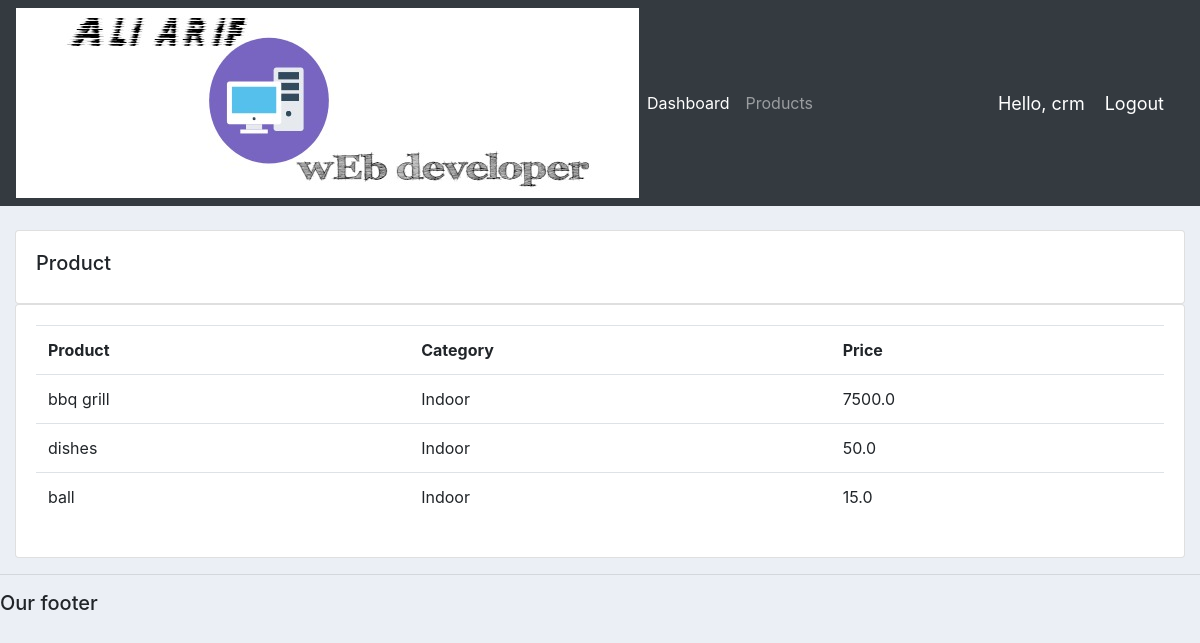
/product/ (signed in), run on the app's committed database.
### accounts/models.py (models this page shows, shortened)
class Product(models.Model):
    CATEGORY = (
            ('Indoor', 'Indoor'),
            ('Outdoor', 'Outdoor'),
    )
    name = models.CharField(max_length=200, null=True)
    price = models.FloatField(null=True)
    category = models.CharField(max_length=200, null=True, choices=CATEGORY)
    description =models.CharField(max_length=200, null=True, blank=True)
    date_created = models.DateTimeField(auto_now_add=True, null=True)
    tags = models.ManyToManyField(Tag)

### accounts/decorators.py (the view)
        def wrapper_func(request, *args, **kwargs):
            group = None
            if request.user.groups.exists():
                group = request.user.groups.all()[0].name
            if group in allowed_roles:
                return view_func(request, *args, **kwargs)
            else:
                return HttpResponse('You are not authorized to view this page')

### accounts/views.py (called while the page is built)
@login_required(login_url='login')
@allowed_users(allowed_roles=['admin'])
def product(request):
    products = Product.objects.all()
    return render(request, 'accounts/product.html', {'products':products})

### accounts/templates/accounts/product.html
{%  extends 'accounts/main.html' %}
{% block content %}
		<br>
		<div class="row">
			<div class="col-md">
				<div class="card card-body">
					<h5>Product</h5>
				</div>
				<div class="card card-body">
					<table class="table">
						<tr>
							<th>Product</th>
							<th>Category</th>
							<th>Price</th>
						</tr>
						{% for i in products %}
							<tr>
								<td>{{i.name}}</td>
								<td>{{i.category}}</td>
								<td>{{i.price}}</td>
							</tr>
						{% endfor %}
					</table>
				</div>
			</div>
		</div>
{% endblock content %}

### accounts/templates/accounts/navbar.html (shortened to what this page needs)
{% load static %}
<nav class="navbar navbar-expand-lg navbar-dark bg-dark">
  <img src="{% static 'images/ali.jpg' %}">
    <div class="collapse navbar-collapse" id="navbarNav">
      <ul class="navbar-nav">
        {% if request.user.is_staff %}
        <li class="nav-item active">
          <a class="nav-link" href="{% url 'home' %}">Dashboard</a>
        </li>
        <li class="nav-item">
          <a class="nav-link" href="{% url 'product' %}">Products</a>
        </li>
        {% else %}
       <li class="nav-item">
        <a class="nav-link" href="{% url 'account' %}">Settings</a>
      </li>
          {% endif %}
      </ul>
    </div>
    <span class="hello-msg">Hello, {{request.user}}</span>
  <span ><a  class="hello-msg" href="{% url 'logout' %}">Logout</a></span>
  </nav>

### static/css/main.css (style rules this page uses)
body { background-color: #ebeff5; }

### accounts/templates/accounts/navbar.html (style rules this page uses)
.hello-msg { font-size: 18px; color: #fff; margin-right: 20px; }

### data on the page
Product: name "bbq grill", category "Indoor", price "7500.0"
Product: name "dishes", category "Indoor", price "50.0"
Product: name "ball", category "Indoor", price "15.0"

### other printed values
{{ request.user }} "crm"
